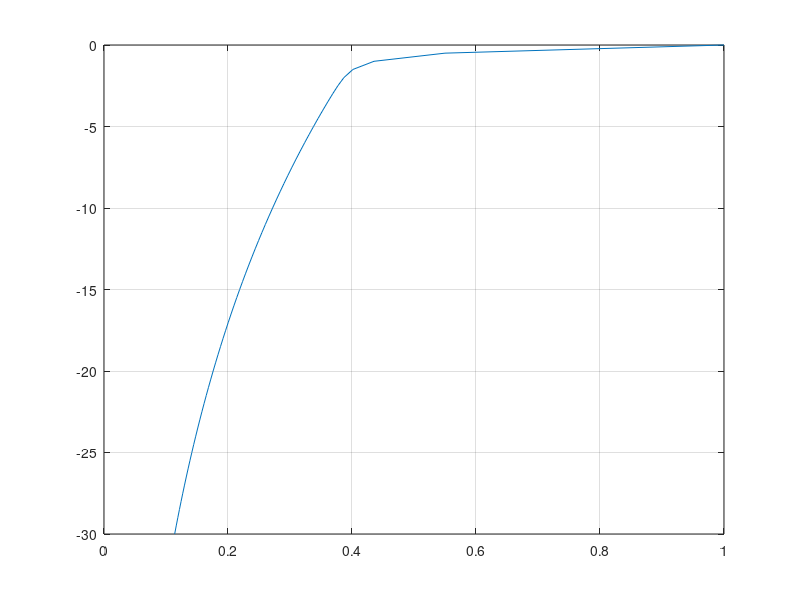

Here is the MATLAB script that generated this plot:
%  This script computes the fraction of solar shortwave flux penetrating
%  to specified depth or thickness.


Jwtype=1;
lmd_r1 =[0.58 0.62 0.67 0.77 0.78];
lmd_mu1=[0.35 0.6 1.0 1.5 1.4];
lmd_mu2=[23.0 20.0 17.0 14.0 7.9];

Zw=-30:0.5:0;

N=length(Zw);
for k=1:N,
  dz(k)=Zw(N)-Zw(k);
end,

swdk=lmd_r1(Jwtype).*exp(-dz./lmd_mu1(Jwtype)) + ...
     (1.0-lmd_r1(Jwtype)).*exp(-dz./lmd_mu2(Jwtype));

figure

plot(swdk,Zw);
grid on;

